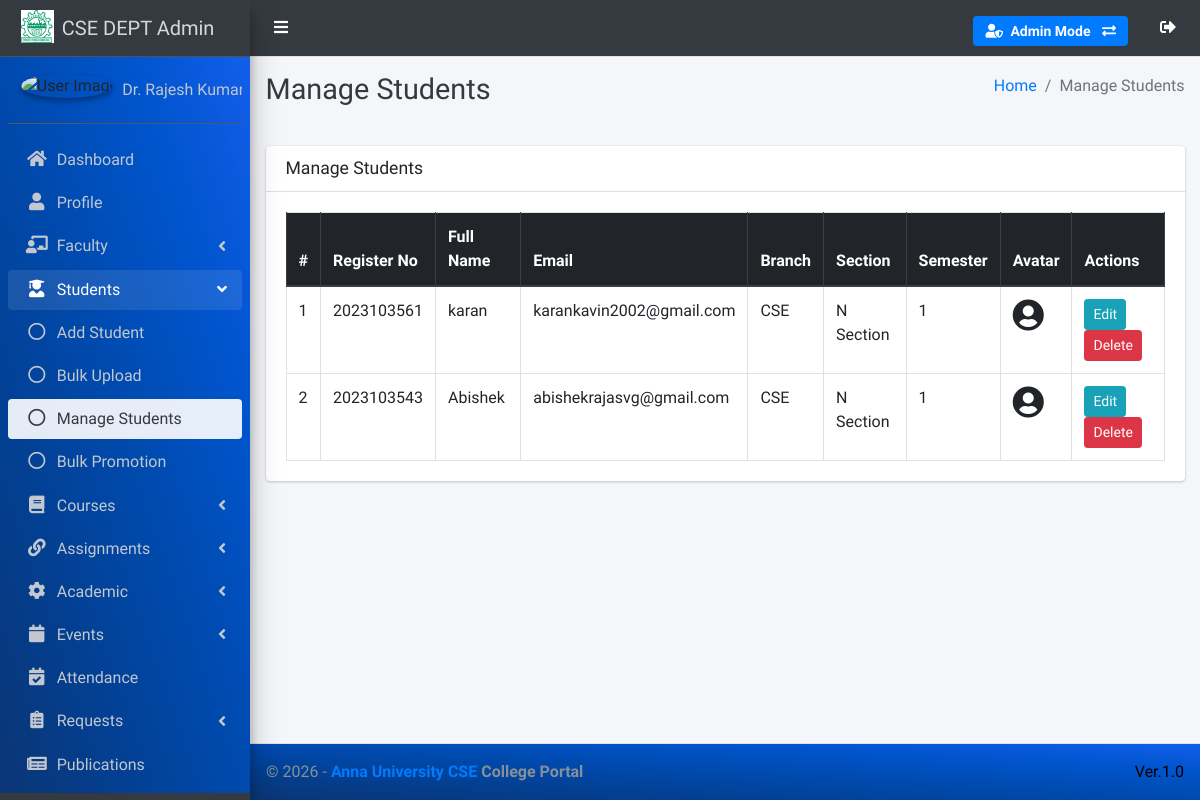
The page /student/manage/ (signed in) on the database as committed earlier.
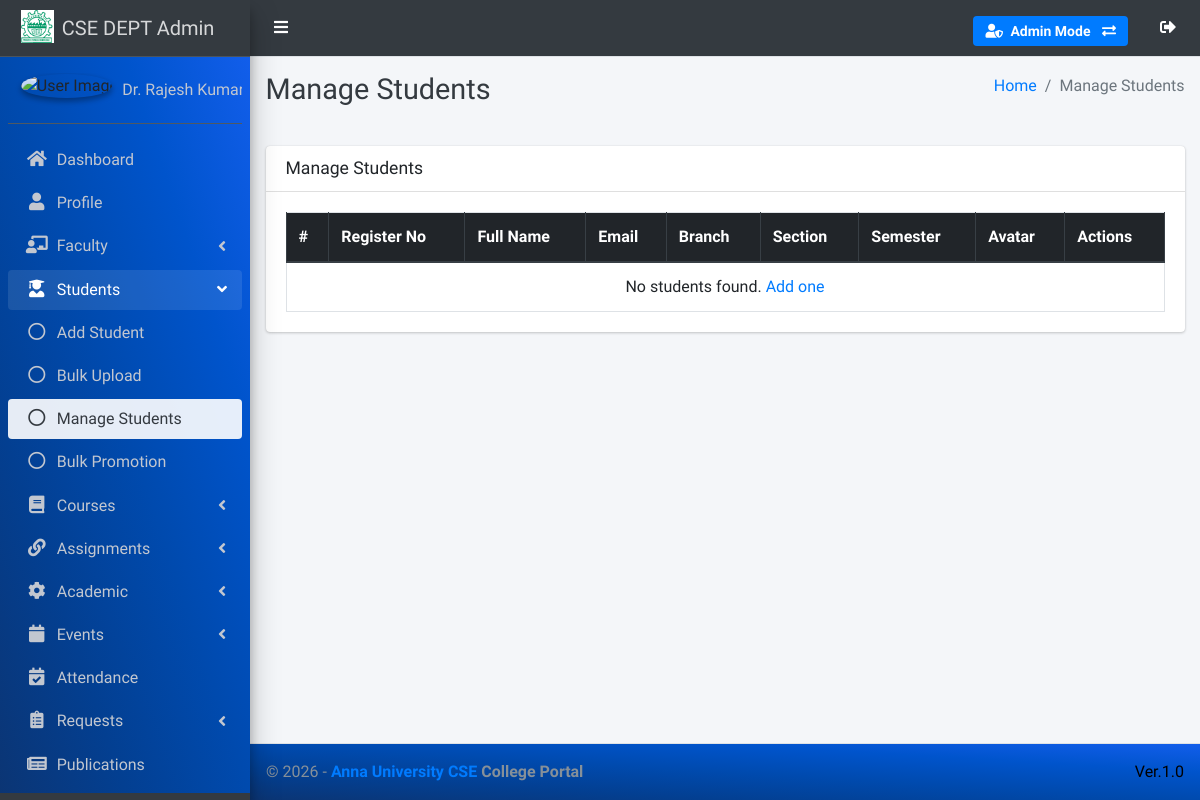
The same page on the database as committed later.
### main_app/models.py (models this page shows, shortened)
class Account_User(AbstractUser):
    ROLE_CHOICES = [
        ('HOD', 'Head of Department'),
        ('FACULTY', 'Faculty'),
        ('STAFF', 'Non-Teaching Staff'),
        ('STUDENT', 'Student'),
        ('GUEST', 'Guest Faculty'),
    ]
    GENDER_CHOICES = [
        ('M', 'Male'),
        ('F', 'Female'),
        ('O', 'Other'),
    ]
    id = models.UUIDField(primary_key=True, default=uuid.uuid4, editable=False)
    username = None  # Remove username field
    email = models.EmailField(unique=True, verbose_name='Email Address')
    full_name = models.CharField(max_length=200, verbose_name='Full Name')
    role = models.CharField(max_length=10, choices=ROLE_CHOICES, default='STUDENT')
    gender = models.CharField(max_length=1, choices=GENDER_CHOICES, blank=True, null=True)
    phone = models.CharField(max_length=15, blank=True, null=True)
    profile_pic = models.ImageField(upload_to='profile_pics/', blank=True, null=True)
    address = models.TextField(blank=True, null=True)
    is_active = models.BooleanField(default=True)
    fcm_token = models.TextField(default="", blank=True)  # Firebase notifications
    date_joined = models.DateTimeField(auto_now_add=True)
    updated_at = models.DateTimeField(auto_now=True)
    USERNAME_FIELD = 'email'
    REQUIRED_FIELDS = ['full_name']
    objects = CustomUserManager()
    class Meta:
        verbose_name = 'User'
        verbose_name_plural = 'Users'
        ordering = ['-date_joined']
    @property
    def is_hod(self):
        return self.role == 'HOD'

class Student_Profile(models.Model):
    STATUS_CHOICES = [
        ('ACTIVE', 'Active'),
        ('GRADUATED', 'Graduated'),
        ('DROPPED', 'Dropped Out'),
        ('SUSPENDED', 'Suspended'),
        ('TRANSFERRED', 'Transferred'),
    ]
    register_validator = RegexValidator(
        regex=r'^\d{12}$',
        message='Register number must be exactly 12 digits'
    )
    user = models.OneToOneField(Account_User, on_delete=models.CASCADE, related_name='student_profile')
    register_no = models.CharField(max_length=12, unique=True, validators=[register_validator],
                                    verbose_name='Register Number')
    batch_label = models.CharField(max_length=10, default='A',
                                    verbose_name='Classroom Section')
    branch = models.CharField(max_length=20, default='CSE', help_text="Program code from Program model")
    program_type = models.CharField(max_length=5, choices=PROGRAM_TYPE_CHOICES, default='UG')
    regulation = models.ForeignKey(Regulation, on_delete=models.SET_NULL, null=True, blank=True,
                                    related_name='students')
    current_sem = models.IntegerField(default=1, validators=[MinValueValidator(1), MaxValueValidator(8)])
    status = models.CharField(max_length=15, choices=STATUS_CHOICES, default='ACTIVE')
    admission_year = models.IntegerField(null=True, blank=True)
    graduation_year = models.IntegerField(null=True, blank=True, help_text="Year of graduation (set when student completes 8th sem)")
    advisor = models.ForeignKey(Faculty_Profile, on_delete=models.SET_NULL, null=True, blank=True,
                                 related_name='advisees', verbose_name='Faculty Advisor/Counselor')
    parent_name = models.CharField(max_length=200, blank=True, null=True)
    parent_phone = models.CharField(max_length=15, blank=True, null=True)
    blood_group = models.CharField(max_length=5, blank=True, null=True)
    created_at = models.DateTimeField(auto_now_add=True)
    updated_at = models.DateTimeField(auto_now=True)
    class Meta:
        verbose_name = 'Student Profile'
        verbose_name_plural = 'Student Profiles'
    @property
    def batch_display(self):
        try:
            current_year = AcademicYear.get_current()
        except:
            pass
        return f"{self.batch_label} Section"  # Fallback

### main_app/hod_views.py (the view)
# urls.py: path("student/manage/", hod_views.manage_student, name='manage_student'),
@login_required
def manage_student(request):
    if not check_hod_permission(request.user):
        return redirect('/')
    students = Student_Profile.objects.select_related('user', 'advisor', 'regulation').all()
    branch = request.GET.get('branch')
    batch = request.GET.get('batch')
    semester = request.GET.get('semester')
    if branch:
        students = students.filter(branch=branch)
    if batch:
        students = students.filter(batch_label=batch)
    if semester:
        students = students.filter(current_sem=semester)
    all_programs = Program.objects.all().order_by('level', 'code')
    current_year = AcademicYear.get_current()
    if current_year:
        batch_choices = list(ProgramBatch.objects.filter(
            academic_year=current_year,
            is_active=True
        ).values_list('batch_name', 'batch_display').distinct().order_by('batch_name'))
    else:
        batch_choices = []
    context = {
        'students': students,
        'page_title': 'Manage Students',
        'all_programs': all_programs,
        'batch_choices': batch_choices,
    }
    return render(request, "hod_template/manage_student.html", context)

### main_app/templates/hod_template/manage_student.html
{% extends 'main_app/base.html' %}
{% load static %}
{% block page_title %}{{page_title}}{% endblock page_title %}
{% block content %}
<section class="content">
    <div class="container-fluid">
        <div class="row">
            <div class="col-md-12">
                <div class="card">
                    <div class="card-header">
                        <h3 class="card-title">{{page_title}}</h3>
                    </div>
                    <div class="card-body">
                        <table id="example2" class="table table-bordered table-hover">
                            <thead class="thead-dark">
                                <tr>
                                    <th>#</th>
                                    <th>Register No</th>
                                    <th>Full Name</th>
                                    <th>Email</th>
                                    <th>Branch</th>
                                    <th>Section</th>
                                    <th>Semester</th>
                                    <th>Avatar</th>
                                    <th>Actions</th>
                                </tr>
                            </thead>
                            <tbody>
                                {% for student in students %}
                                <tr>
                                    <td>{{ forloop.counter }}</td>
                                    <td>{{student.register_no}}</td>
                                    <td>{{student.user.full_name}}</td>
                                    <td>{{student.user.email}}</td>
                                    <td>{{student.branch}}</td>
                                    <td>{{student.batch_display}}</td>
                                    <td>{{student.current_sem}}</td>
                                    <td>
                                        {% if student.user.profile_pic %}
                                        <img class="img img-fluid mb-2" height="40" width="40"
                                            src="{{student.user.profile_pic.url}}" alt="">
                                        {% else %}
                                        <i class="fas fa-user-circle fa-2x"></i>
                                        {% endif %}
                                    </td>
                                    <td>
                                        <a href="{% url 'edit_student' student.id %}" class="btn btn-info btn-sm">Edit</a>
                                        <a href="{% url 'delete_student' student.id %}" class="btn btn-danger btn-sm" onclick="return confirm('Are you sure?')">Delete</a>
                                    </td>
                                </tr>
                                {% empty %}
                                <tr>
                                    <td colspan="9" class="text-center">No students found. <a href="{% url 'add_student' %}">Add one</a></td>
                                </tr>
                                {% endfor %}
                            </tbody>
                        </table>
                    </div>
                </div>
            </div>
        </div>
    </div>
</section>
{% endblock content %}

### main_app/templates/main_app/sidebar_template.html (shortened to what this page needs)
{% load static %}
<aside class="main-sidebar sidebar-dark-info elevation-4">
    {% if request.user.is_hod and request.session.hod_view_mode != 'faculty' %}
    <a href="{% url 'admin_home' %}" class="brand-link">
        <img src="{% static 'dist/img/virusx.png' %}" alt="LOGO" class="brand-image">
        <span class="brand-text font-weight-light">CSE DEPT Admin</span>
    </a>
    <div class="sidebar" style="background-image: linear-gradient(to right top, #0b3574, #033f91, #004aae, #0054cc, #125eeb);">
        <div class="user-panel mt-3 pb-3 mb-3 d-flex">
            <div class="image">
                <img src="{{ request.user.profile_pic }}" class="img-circle elevation-2" alt="User Image">
            </div>
            <div class="info">
                <a href="#" class="d-block">{{ request.user.full_name }}</a>
            </div>
        </div>
        <nav class="mt-2">
            <ul class="nav nav-pills nav-sidebar flex-column" data-widget="treeview" role="menu" data-accordion="false">
                <li class="nav-item">
                    <a href="{% url 'admin_home' %}" class="nav-link {% if 'admin/home' in request.path %}active{% endif %}">
                        <i class="nav-icon fas fa-home"></i>
                        <p>Dashboard</p>
                    </a>
                </li>
                <li class="nav-item">
                    <a href="{% url 'admin_view_profile' %}" class="nav-link {% if 'admin/profile' in request.path %}active{% endif %}">
                        <i class="nav-icon fas fa-user"></i>
                        <p>Profile</p>
                    </a>
                </li>
                <li class="nav-item has-treeview {% if 'faculty' in request.path or 'staff/add' in request.path or 'staff/manage' in request.path %}menu-open{% endif %}">
                    <a href="#" class="nav-link">
                        <i class="nav-icon fas fa-chalkboard-teacher"></i>
                        <p>Faculty <i class="fas fa-angle-left right"></i></p>
                    </a>
                </li>
                <li class="nav-item has-treeview {% if 'student/add' in request.path or 'student/manage' in request.path or 'student/edit' in request.path or 'student/bulk-upload' in request.path or 'promotions' in request.path %}menu-open{% endif %}">
                    <a href="#" class="nav-link">
                        <i class="nav-icon fas fa-user-graduate"></i>
                        <p>Students <i class="fas fa-angle-left right"></i></p>
                    </a>
                    <ul class="nav nav-treeview">
                        <li class="nav-item">
                            <a href="{% url 'add_student' %}" class="nav-link {% if 'student/add' in request.path %}active{% endif %}">
                                <i class="far fa-circle nav-icon"></i>
                                <p>Add Student</p>
                            </a>
                        </li>
                        <li class="nav-item">
                            <a href="{% url 'bulk_upload_students' %}" class="nav-link {% if 'student/bulk-upload' in request.path %}active{% endif %}">
                                <i class="far fa-circle nav-icon"></i>
                                <p>Bulk Upload</p>
                            </a>
                        </li>
                        <li class="nav-item">
                            <a href="{% url 'manage_student' %}" class="nav-link {% if 'student/manage' in request.path %}active{% endif %}">
                                <i class="far fa-circle nav-icon"></i>
                                <p>Manage Students</p>
                            </a>
                        </li>
                        <li class="nav-item">
                            <a href="{% url 'bulk_promote_semester' %}" class="nav-link {% if 'promotions/bulk' in request.path %}active{% endif %}">
                                <i class="far fa-circle nav-icon"></i>
                                <p>Bulk Promotion</p>
                            </a>
                        </li>
                    </ul>
                </li>
                <li class="nav-item has-treeview {% if 'course/' in request.path %}menu-open{% endif %}">
                    <a href="#" class="nav-link">
                        <i class="nav-icon fas fa-book"></i>
                        <p>Courses <i class="fas fa-angle-left right"></i></p>
                    </a>
                </li>
                <li class="nav-item has-treeview {% if 'course-assignment' in request.path or 'course-allocation' in request.path %}menu-open{% endif %}">
                    <a href="#" class="nav-link">
                        <i class="nav-icon fas fa-link"></i>
                        <p>Assignments <i class="fas fa-angle-left right"></i></p>
                    </a>
                </li>
                <li class="nav-item has-treeview {% if 'academic-year' in request.path or 'regulation' in request.path or 'session' in request.path or 'semester' in request.path or 'program-batches' in request.path %}menu-open{% endif %}">
                    <a href="#" class="nav-link">
                        <i class="nav-icon fas fa-cog"></i>
                        <p>Academic <i class="fas fa-angle-left right"></i></p>
                    </a>
                </li>
                <li class="nav-item has-treeview {% if 'event/' in request.path %}menu-open{% endif %}">
                    <a href="#" class="nav-link">
                        <i class="nav-icon fas fa-calendar"></i>
                        <p>Events <i class="fas fa-angle-left right"></i></p>
                    </a>
                </li>
                <li class="nav-item">
                    <a href="{% url 'admin_view_attendance' %}" class="nav-link {% if 'attendance/view' in request.path %}active{% endif %}">
                        <i class="nav-icon fas fa-calendar-check"></i>
                        <p>Attendance</p>
                    </a>
                </li>
                <li class="nav-item has-treeview {% if 'leave/' in request.path or 'feedback/' in request.path %}menu-open{% endif %}">
                    <a href="#" class="nav-link">
                        <i class="nav-icon fas fa-clipboard-list"></i>
                        <p>Requests <i class="fas fa-angle-left right"></i></p>
                    </a>
                </li>
                <li class="nav-item">
                    <a href="{% url 'verify_publications' %}" class="nav-link {% if 'publications/verify' in request.path %}active{% endif %}">
                        <i class="nav-icon fas fa-newspaper"></i>
                        <p>Publications</p>
                    </a>
                </li>
                <li class="nav-item has-treeview {% if 'question-paper' in request.path %}menu-open{% endif %}">
                    <a href="#" class="nav-link">
                    </a>
                </li>
            </ul>
        </nav>
    </div>
    {% endif %}
</aside>

Rows that differ between the two databases and show on the page:
removed Student_Profile: register_no "2023103561", user.full_name "karan", user.email "karankavin2002@gmail.com", branch "CSE", batch_display "N Section", current_sem "1"
removed Student_Profile: register_no "2023103543", user.full_name "Abishek", user.email "abishekrajasvg@gmail.com", branch "CSE", batch_display "N Section", current_sem "1"
Other text that changed with them:
text now shown: "No students found. Add one"
